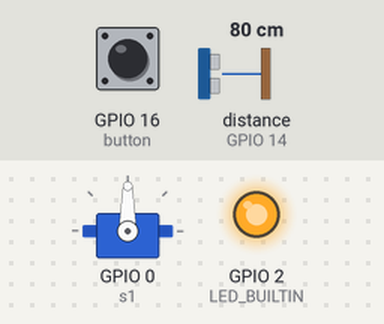
The sketch below on a simulated ESP8266 (NodeMCU). On the bench: servo, output pins drawn as LEDs (lit = HIGH, except the on-board LED, lit = LOW). Wiring (inferred from the names in the program): ultrasonic range finder: trigger GPIO 12; echo GPIO 14. Inputs (shaded band) come from the test bench; at power-on: GPIO 16 (button) HIGH, distance to the obstacle (sensor on GPIO 14) 80 cm. The echo pulse lasts 58.3 µs per cm; WiFi joins after 1.5 s; servers stay silent unless stated; the local clock reads 2024-03-15 10:24:30 at power-on unless the sketch sets it; storage starts empty; no MQTT or app messages arrive unless stated; pins used as bus, display or sensor lines are not drawn; what the sketch prints to the serial monitor is not drawn.

Above: at 3.8 s.
3.9 s: GPIO 16 (button) pulled LOW for 1.2 s
At 6.4 s:
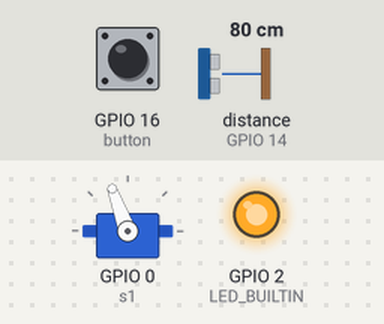
At 8.5 s:
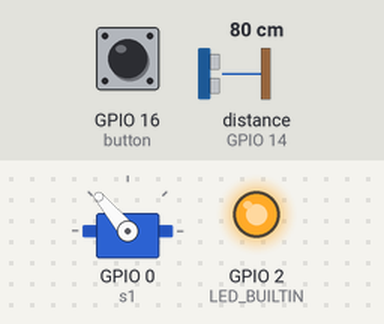
9.2 s: distance to the obstacle (sensor on GPIO 14) set to 2 cm
At 10.3 s:
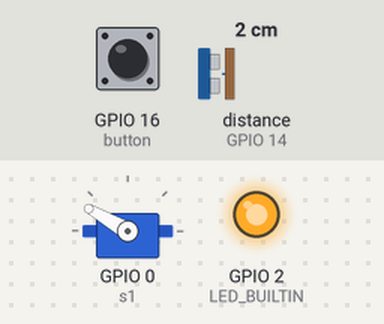
Timing chart, 0 to 26.2 s (numbered marks = the images above; inputs shaded):
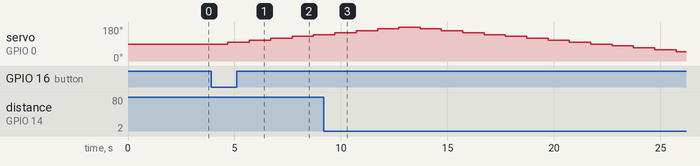

Measured:
- after the input at 3.9 s, servo on GPIO 0 (s1): moves from 90° to 140° over 4.0 s, starting after 0.78 s

The sketch:

esp8266_code_.ino
```cpp
#include <ESP8266WiFi.h>
#include <PubSubClient.h>
#include <time.h>
#include <TZ.h>
#include <FS.h>
#include <LittleFS.h>
#include <CertStoreBearSSL.h>
const int trigPin = 12;
const int echoPin = 14;
int button = 16; // push button is connected
int buttonPushed =0;

//define sound velocity in cm/uS
#define SOUND_VELOCITY 0.034
#define CM_TO_INCH 0.393701

long duration;
float distanceCm;
//const char* conf="container is empty need to refill";

#include <Servo.h> // servo library
int angle =90;    // initial angle  for servo (beteen 1 and 179)
int angleStep =10;
const int minAngle = 0;
const int maxAngle = 180;
const int type =2;

 Servo s1;
const char* message="container is  not empty";
const char* ssid = "Abdo iphone";
const char* password = "abdo55555";
const char* mqtt_server = "ae22b2dd89f2466cac9dda2003ef03af.s2.eu.hivemq.cloud";

BearSSL::CertStore certStore;
WiFiClientSecure espClient;
PubSubClient * client;
unsigned long lastMsg = 0;
#define MSG_BUFFER_SIZE (500)
char msg[MSG_BUFFER_SIZE];
int value = 0;

void setup_wifi() {
  delay(10);
  Serial.println();
  Serial.print("Connecting to ");
  Serial.println(ssid);

  WiFi.mode(WIFI_STA);
  WiFi.begin(ssid, password);

  while (WiFi.status() != WL_CONNECTED) {
    delay(500);
    Serial.print(".");
  }

  randomSeed(micros());

  Serial.println("");
  Serial.println("WiFi connected");
  Serial.println("IP address: ");
  Serial.println(WiFi.localIP());
}

void setDateTime() {
  configTime(TZ_Europe_Berlin, "pool.ntp.org", "time.nist.gov");

  Serial.print("Waiting for NTP time sync: ");
  time_t now = time(nullptr);
  while (now < 8 * 3600 * 2) {
    delay(100);
    Serial.print(".");
    now = time(nullptr);
  }
  Serial.println();

  struct tm timeinfo;
  gmtime_r(&now, &timeinfo);
  Serial.printf("%s %s", tzname[0], asctime(&timeinfo));
}

void reconnect() {
  while (!client->connected()) {
    Serial.print("Attempting MQTT connection…");
    String clientId = "ESP8266Client - MyClient";
    if (client->connect(clientId.c_str(), "Device001", "Device001")) {
      Serial.println("connected");
    } else {
      Serial.print("failed, rc = ");
      Serial.print(client->state());
      Serial.println(" try again in 5 seconds");
      delay(5000);
    }
  }
}

void setup() {
  pinMode(button, INPUT); // declare push button as input
  Serial.begin(115200); // Starts the serial communication
  pinMode(trigPin, OUTPUT); // Sets the trigPin as an Output
  pinMode(echoPin, INPUT); // Sets the echoPin as an Input
  delay(500);
  Serial.begin(9600);
  delay(500);
  s1.attach(0);  // servo attach D3 pin of arduino
  LittleFS.begin();
  setup_wifi();
  setDateTime();

  pinMode(LED_BUILTIN, OUTPUT);

  int numCerts = certStore.initCertStore(LittleFS, PSTR("/certs.idx"), PSTR("/certs.ar"));
  Serial.printf("Number of CA certs read: %d\n", numCerts);
  if (numCerts == 0) {
    Serial.printf("No certs found. Did you run certs-from-mozilla.py and upload the LittleFS directory before running?\n");
    return;
  }

  BearSSL::WiFiClientSecure *bear = new BearSSL::WiFiClientSecure();
  bear->setCertStore(&certStore);

  client = new PubSubClient(*bear);
  client->setServer(mqtt_server, 8883);
}

void loop() {
  if(digitalRead(button) == LOW){
    buttonPushed = 1;
  }
   if( buttonPushed ){
  // change the angle for next time through the loop:
  angle = angle + angleStep;}

    // reverse the direction of the moving at the ends of the angle:
    if (angle >= maxAngle) {
      angleStep = -angleStep;
        if(type ==1)
        {
            buttonPushed =0;
        }
    }

    if (angle <= minAngle) {
      angleStep = -angleStep;
       if(type ==2)
        {
            buttonPushed =0;
        }
    }

    s1.write(angle); // move the servo to desired angle
  // Clears the trigPin
  digitalWrite(trigPin, LOW);
  delayMicroseconds(2);
  // Sets the trigPin on HIGH state for 10 micro seconds
  digitalWrite(trigPin, HIGH);
  delayMicroseconds(10);
  digitalWrite(trigPin, LOW);

  // Reads the echoPin, returns the sound wave travel time in microseconds
  duration = pulseIn(echoPin, HIGH);

  // Calculate the distance
  distanceCm = duration * SOUND_VELOCITY/2;

  if(distanceCm>=18)
  {
    message="container is empty";
  }
  else
  {message="container Is Not empty";}


  // Prints the distance on the Serial Monitor
  Serial.print("Distance (cm): ");
  Serial.println(distanceCm);


  delay(1000);

  if (!client->connected()) {
    reconnect();
  }
  client->loop();

  unsigned long now = millis();
  if (now - lastMsg > 2000) {
    lastMsg = now;
    ++value;
    snprintf (msg, MSG_BUFFER_SIZE, message,value);
    Serial.print("Publish message: ");
    Serial.println(msg);
    client->publish("testTopic", msg);
  }
}
```
